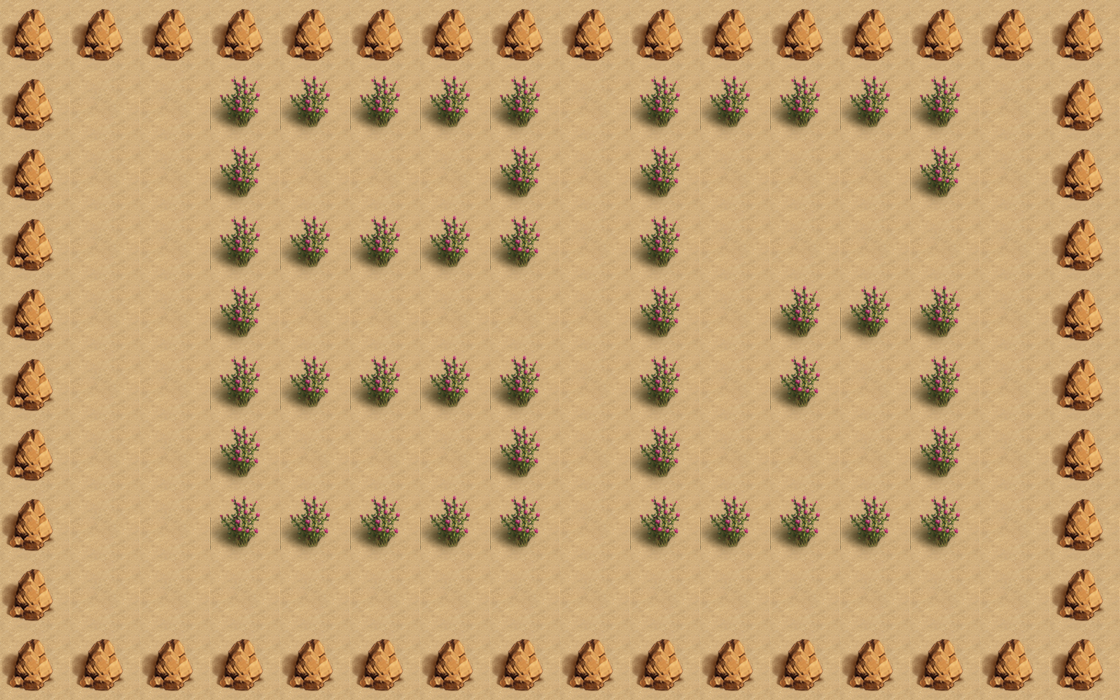

The image is a tile-based game level rendered from a .tmx file. Its description and source (layers, tilesets, objects; grid data summarised) follow:
An orthogonal 16x10 tile map with 70x70 px tiles, 2 tile layers (bgLayer, walkLayer) and 9 objects (player, key, exit, box_1, box_3, ...).

<map version="1.0" orientation="orthogonal" renderorder="right-down" width="16" height="10" tilewidth="70" tileheight="70" nextobjectid="11">
 <tileset firstgid="1" name="map" tilewidth="70" tileheight="70" tilecount="4">
  <image source="map.png" width="140" height="140" />
 </tileset>
 <layer name="bgLayer" width="16" height="10">
  <data>[160 cells, 160 non-empty, 1 distinct tile ids]</data>
 </layer>
 <layer name="walkLayer" width="16" height="10">
  <data>[160 cells, 95 non-empty, 2 distinct tile ids]</data>
 </layer>
 <objectgroup name="object0">
  <object id="1" name="player" x="980" y="210" width="70" height="70">
   <properties>
    <property name="hp" value="380" />
   </properties>
  </object>
 </objectgroup>
 <objectgroup name="object1">
  <object id="2" name="key" x="840" y="420" width="70" height="70" />
  <object id="6" name="exit" x="840" y="350" width="70" height="70" />
 </objectgroup>
 <objectgroup name="object2">
  <object id="3" name="box_1" x="280" y="140" width="70" height="70" />
  <object id="4" name="box_3" x="700" y="140" width="70" height="70" />
  <object id="5" name="box_2" x="350" y="140" width="70" height="70" />
 </objectgroup>
 <objectgroup name="object5">
  <object id="7" name="transfer0_0" x="70" y="70" width="70" height="70" />
  <object id="8" name="transfer1_0" x="420" y="140" width="70" height="70" />
 </objectgroup>
 <objectgroup name="object4">
  <object id="10" name="monster_0" x="560" y="280" width="70" height="70">
   <properties>
    <property name="dirX" value="0" />
    <property name="dirY" value="1" />
    <property name="path" value="monster_1.png" />
    <property name="reverse" value="-2" />
    <property name="speed" value="100" />
   </properties>
  </object>
 </objectgroup>
</map>
